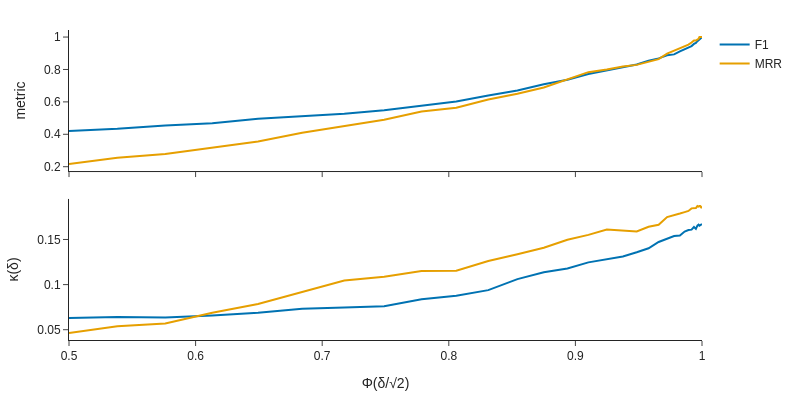

The notebook cell saved with this chart:
### Code cell
import numpy as np
import plotly.graph_objects as go
from plotly.subplots import make_subplots
from math import erf

ALPHA, BETA, DELTA = (2, 18), (2, 38), (4, 6)
M = 300
GRID = np.linspace(0.0, 8.0, 60)
auroc = 0.5 * (1.0 + np.array([erf(d / 2.0) for d in GRID]))

C_full = changes(120, rng=np.random.default_rng(0))
C_rank = [(p, n) for p, n in C_full if len(p) > 0]  # rank metrics: defect-bearing only

fig = make_subplots(rows=2, cols=1, shared_xaxes=True, vertical_spacing=0.09)
for metric, name, col in [
    (f1, "F1", "#0072B2"),  # Blue
    # (mcc, "MCC", "#009E73"), # Bluish Green
    (mrr, "MRR", "#E69F00"),  # Vermillion
]:
    C = C_full if metric.structure == "label" else C_rank
    level, kappa, kstar = theta_star(
        C,
        GRID,
        metric=metric,
        M=M,
        alpha=ALPHA,
        beta=BETA,
        delta=DELTA,
        rng=np.random.default_rng(1),
    )
    fig.add_trace(
        go.Scatter(x=auroc, y=level, name=name, line=dict(color=col, width=2)),
        row=1,
        col=1,
    )
    fig.add_trace(
        go.Scatter(x=auroc, y=kappa, line=dict(color=col, width=2), showlegend=False),
        row=2,
        col=1,
    )

fig.update_xaxes(title_text="Φ(δ/√2)", row=2, col=1)
fig.update_yaxes(title_text="metric", row=1, col=1)
fig.update_yaxes(title_text="κ(δ)", row=2, col=1)
fig.update_layout(
    template="simple_white",
    width=800,
    height=400,
    margin=dict(t=30, b=45, l=65, r=20),
    font=dict(family="IBM Plex Sans, sans-serif"),
    # legend=dict(x=0.01, y=0.99),
)
fig.show(
    config={
        "toImageButtonOptions": {
            "format": "svg",
            "filename": "plot",
            "width": 800,
            "height": 400,
            "scale": 1,
        }
    }
)
